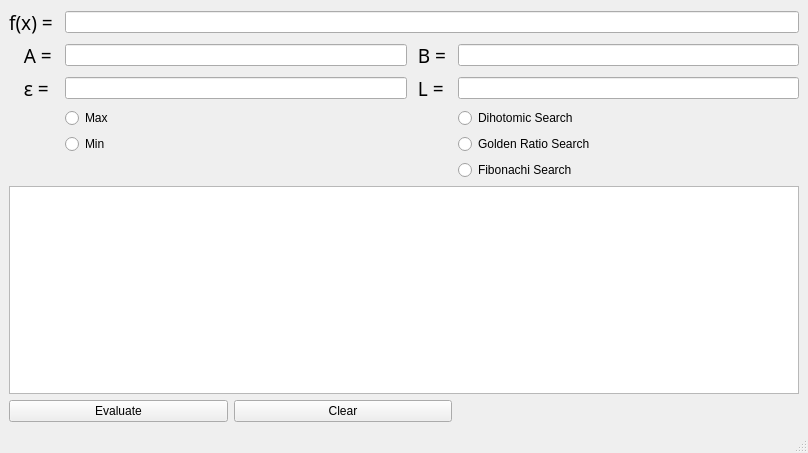
<?xml version="1.0" encoding="UTF-8"?>
<ui version="4.0">
 <class>MainWindow</class>
 <widget class="QMainWindow" name="MainWindow">
  <property name="geometry">
   <rect>
    <x>0</x>
    <y>0</y>
    <width>808</width>
    <height>453</height>
   </rect>
  </property>
  <property name="windowTitle">
   <string>One-dimensional optimization methods</string>
  </property>
  <widget class="QWidget" name="centralwidget">
   <layout class="QGridLayout" name="gridLayout_2">
    <item row="0" column="0">
     <layout class="QGridLayout" name="gridLayout">
      <property name="spacing">
       <number>6</number>
      </property>
      <item row="7" column="3">
       <widget class="QLineEdit" name="var_e"/>
      </item>
      <item row="4" column="1">
       <widget class="QLabel" name="label_2">
        <property name="font">
         <font>
          <family>Ubuntu Mono</family>
          <pointsize>14</pointsize>
         </font>
        </property>
        <property name="text">
         <string>   A =</string>
        </property>
       </widget>
      </item>
      <item row="4" column="3">
       <widget class="QLineEdit" name="var_a"/>
      </item>
      <item row="7" column="5">
       <widget class="QLineEdit" name="var_l"/>
      </item>
      <item row="7" column="4">
       <widget class="QLabel" name="label_5">
        <property name="font">
         <font>
          <family>Ubuntu Mono</family>
          <pointsize>14</pointsize>
         </font>
        </property>
        <property name="text">
         <string> L = </string>
        </property>
       </widget>
      </item>
      <item row="4" column="4">
       <widget class="QLabel" name="label_3">
        <property name="font">
         <font>
          <family>Ubuntu Mono</family>
          <pointsize>14</pointsize>
         </font>
        </property>
        <property name="text">
         <string> B = </string>
        </property>
       </widget>
      </item>
      <item row="7" column="1">
       <widget class="QLabel" name="label_4">
        <property name="font">
         <font>
          <family>Ubuntu Mono</family>
          <pointsize>14</pointsize>
         </font>
        </property>
        <property name="text">
         <string>   ε =</string>
        </property>
       </widget>
      </item>
      <item row="0" column="3" colspan="3">
       <widget class="QLineEdit" name="var_fx"/>
      </item>
      <item row="12" column="1" colspan="5">
       <widget class="QTextEdit" name="main_output">
        <property name="font">
         <font>
          <family>Ubuntu Mono</family>
          <pointsize>12</pointsize>
         </font>
        </property>
       </widget>
      </item>
      <item row="0" column="1">
       <widget class="QLabel" name="label">
        <property name="font">
         <font>
          <family>Ubuntu Mono</family>
          <pointsize>14</pointsize>
         </font>
        </property>
        <property name="text">
         <string>f(x) =</string>
        </property>
       </widget>
      </item>
      <item row="4" column="5">
       <widget class="QLineEdit" name="var_b"/>
      </item>
      <item row="13" column="1" colspan="4">
       <layout class="QHBoxLayout" name="horizontalLayout">
        <item>
         <widget class="QPushButton" name="evaluate">
          <property name="text">
           <string>Evaluate</string>
          </property>
         </widget>
        </item>
        <item>
         <widget class="QPushButton" name="clear">
          <property name="text">
           <string>Clear</string>
          </property>
         </widget>
        </item>
       </layout>
      </item>
      <item row="8" column="5">
       <widget class="QRadioButton" name="check_dihotomic">
        <property name="text">
         <string>Dihotomic Search</string>
        </property>
        <attribute name="buttonGroup">
         <string notr="true">radiomethods</string>
        </attribute>
       </widget>
      </item>
      <item row="10" column="5">
       <widget class="QRadioButton" name="check_golden_ratio">
        <property name="text">
         <string>Golden Ratio Search</string>
        </property>
        <attribute name="buttonGroup">
         <string notr="true">radiomethods</string>
        </attribute>
       </widget>
      </item>
      <item row="11" column="5">
       <widget class="QRadioButton" name="check_fibo">
        <property name="text">
         <string>Fibonachi Search</string>
        </property>
        <attribute name="buttonGroup">
         <string notr="true">radiomethods</string>
        </attribute>
       </widget>
      </item>
      <item row="8" column="3">
       <widget class="QRadioButton" name="check_max">
        <property name="text">
         <string>Max</string>
        </property>
        <attribute name="buttonGroup">
         <string notr="true">radiominmax</string>
        </attribute>
       </widget>
      </item>
      <item row="10" column="3">
       <widget class="QRadioButton" name="check_min">
        <property name="text">
         <string>Min</string>
        </property>
        <attribute name="buttonGroup">
         <string notr="true">radiominmax</string>
        </attribute>
       </widget>
      </item>
     </layout>
    </item>
   </layout>
  </widget>
  <widget class="QStatusBar" name="statusbar"/>
  <widget class="QMenuBar" name="menubar">
   <property name="geometry">
    <rect>
     <x>0</x>
     <y>0</y>
     <width>808</width>
     <height>30</height>
    </rect>
   </property>
  </widget>
 </widget>
 <tabstops>
  <tabstop>var_fx</tabstop>
  <tabstop>var_a</tabstop>
  <tabstop>var_e</tabstop>
  <tabstop>var_b</tabstop>
  <tabstop>var_l</tabstop>
  <tabstop>check_max</tabstop>
  <tabstop>check_min</tabstop>
  <tabstop>check_dihotomic</tabstop>
  <tabstop>check_golden_ratio</tabstop>
  <tabstop>check_fibo</tabstop>
  <tabstop>main_output</tabstop>
  <tabstop>evaluate</tabstop>
  <tabstop>clear</tabstop>
 </tabstops>
 <resources/>
 <connections/>
 <buttongroups>
  <buttongroup name="radiominmax"/>
  <buttongroup name="radiomethods"/>
 </buttongroups>
</ui>
